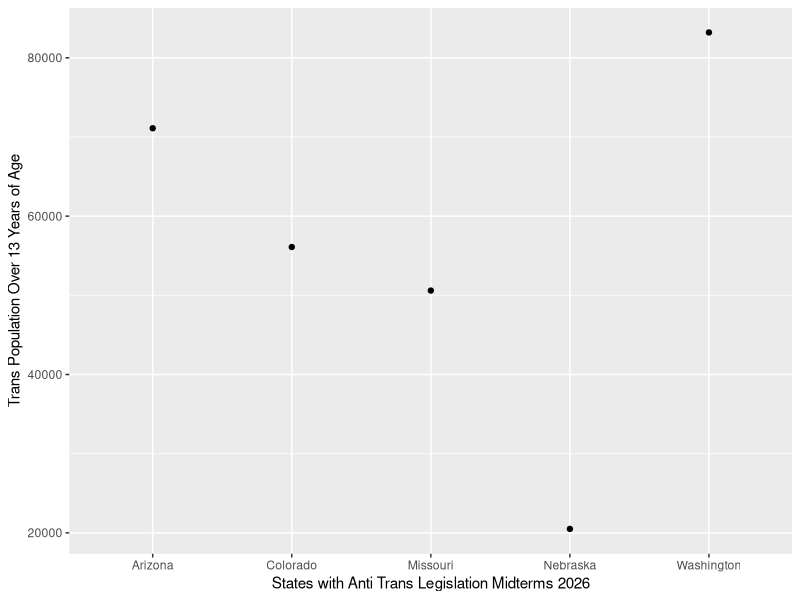

This chart was generated by the following R code:
## ---- chunk 1
library(tidyverse)
trans_pop <-read.csv("williams_institute_transgender_population_estimates_aug2025.csv")
midterms_outcomes <-read.csv("2026_ballot_measures_contributions.csv")
## ---- chunk 2
trans_pop |>
  filter(State_or_Region %in% c("Arizona", "Colorado", "Missouri", "Nebraska", "Washington")) |>
  ggplot(aes(x = State_or_Region, y = Total_13Plus_Count)) +
  geom_point()+ 
  labs(x = "States with Anti Trans Legislation Midterms 2026", y = "Trans Population Over 13 Years of Age")
